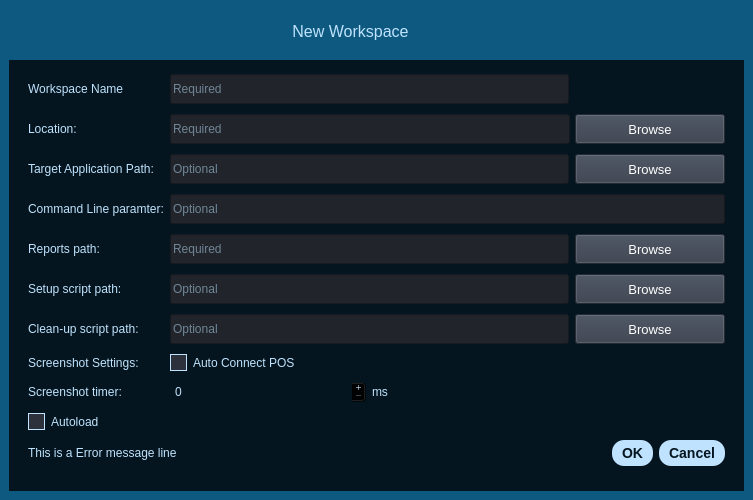
<?xml version="1.0" encoding="UTF-8"?>
<ui version="4.0">
 <class>newWorkspaceWindow</class>
 <widget class="QDialog" name="newWorkspaceWindow">
  <property name="windowModality">
   <enum>Qt::WindowModality::WindowModal</enum>
  </property>
  <property name="geometry">
   <rect>
    <x>0</x>
    <y>0</y>
    <width>753</width>
    <height>500</height>
   </rect>
  </property>
  <property name="minimumSize">
   <size>
    <width>753</width>
    <height>500</height>
   </size>
  </property>
  <property name="windowTitle">
   <string>Dialog</string>
  </property>
  <layout class="QGridLayout" name="gridLayout_3">
   <property name="leftMargin">
    <number>0</number>
   </property>
   <property name="topMargin">
    <number>0</number>
   </property>
   <property name="rightMargin">
    <number>0</number>
   </property>
   <property name="bottomMargin">
    <number>0</number>
   </property>
   <property name="spacing">
    <number>0</number>
   </property>
   <item row="0" column="0">
    <widget class="QFrame" name="contentTopBg">
     <property name="minimumSize">
      <size>
       <width>0</width>
       <height>50</height>
      </size>
     </property>
     <property name="styleSheet">
      <string notr="true">#contentTopBg {
    background-color: #0d597f; /* blue-charcoal 800 */
}

QWidget {
    color: #bfe3fe; /* blue-charcoal 200 - light text on dark */
}

/* Top Buttons */
#tabButtons .QPushButton {
    background-color: rgba(255, 255, 255, 0);
    border: none;
    border-radius: 5px;
    color: #05151f; /* blue-charcoal 950 - darker text for PushButton */
}
#tabButtons .QPushButton:hover {
    background-color: #0b6999; /* blue-charcoal 700 */
    border-style: solid;
    border-radius: 4px;
}
#tabButtons .QPushButton:pressed {
    background-color: rgb(23, 26, 30);
    border-style: solid;
    border-radius: 4px;
}

QCheckBox::indicator {
    border: 1px solid  #bfe3fe;
	width: 15px;
	height: 15px;
    background: rgb(44, 49, 60);
}
QCheckBox::indicator:hover {
    border: 1px solid #0b6999;
}
QCheckBox::indicator:checked {
    background: 10px solid #0b6999;
	border: 1px solid #0b6999;	
	background-image: url(:/Icons/cil-check-alt.png);
}</string>
     </property>
     <property name="frameShape">
      <enum>QFrame::Shape::NoFrame</enum>
     </property>
     <property name="frameShadow">
      <enum>QFrame::Shadow::Raised</enum>
     </property>
     <layout class="QGridLayout" name="gridLayout_2">
      <item row="0" column="1">
       <widget class="QFrame" name="tabButtons">
        <property name="minimumSize">
         <size>
          <width>0</width>
          <height>28</height>
         </size>
        </property>
        <property name="maximumSize">
         <size>
          <width>16777215</width>
          <height>45</height>
         </size>
        </property>
        <property name="frameShape">
         <enum>QFrame::Shape::NoFrame</enum>
        </property>
        <property name="frameShadow">
         <enum>QFrame::Shadow::Raised</enum>
        </property>
        <layout class="QHBoxLayout" name="horizontalLayout">
         <item>
          <widget class="QPushButton" name="closeBtn">
           <property name="minimumSize">
            <size>
             <width>28</width>
             <height>28</height>
            </size>
           </property>
           <property name="maximumSize">
            <size>
             <width>28</width>
             <height>28</height>
            </size>
           </property>
           <property name="cursor">
            <cursorShape>PointingHandCursor</cursorShape>
           </property>
           <property name="toolTip">
            <string>Close</string>
           </property>
           <property name="text">
            <string/>
           </property>
           <property name="icon">
            <iconset resource="../icons/icon.qrc">
             <normaloff>:/Icons/icon_close.png</normaloff>:/Icons/icon_close.png</iconset>
           </property>
           <property name="iconSize">
            <size>
             <width>20</width>
             <height>20</height>
            </size>
           </property>
          </widget>
         </item>
        </layout>
       </widget>
      </item>
      <item row="0" column="0">
       <widget class="QFrame" name="winTtile">
        <property name="sizePolicy">
         <sizepolicy hsizetype="Expanding" vsizetype="Preferred">
          <horstretch>0</horstretch>
          <verstretch>0</verstretch>
         </sizepolicy>
        </property>
        <property name="maximumSize">
         <size>
          <width>16777215</width>
          <height>45</height>
         </size>
        </property>
        <property name="frameShape">
         <enum>QFrame::Shape::NoFrame</enum>
        </property>
        <property name="frameShadow">
         <enum>QFrame::Shadow::Raised</enum>
        </property>
        <layout class="QHBoxLayout" name="horizontalLayout_5">
         <property name="spacing">
          <number>0</number>
         </property>
         <property name="leftMargin">
          <number>0</number>
         </property>
         <property name="topMargin">
          <number>0</number>
         </property>
         <property name="rightMargin">
          <number>0</number>
         </property>
         <property name="bottomMargin">
          <number>0</number>
         </property>
         <item>
          <widget class="QLabel" name="title">
           <property name="sizePolicy">
            <sizepolicy hsizetype="Preferred" vsizetype="Expanding">
             <horstretch>0</horstretch>
             <verstretch>0</verstretch>
            </sizepolicy>
           </property>
           <property name="maximumSize">
            <size>
             <width>16777215</width>
             <height>45</height>
            </size>
           </property>
           <property name="font">
            <font>
             <family>Segoe UI</family>
             <pointsize>12</pointsize>
             <italic>false</italic>
             <bold>false</bold>
            </font>
           </property>
           <property name="layoutDirection">
            <enum>Qt::LayoutDirection::LeftToRight</enum>
           </property>
           <property name="text">
            <string>New Workspace</string>
           </property>
           <property name="alignment">
            <set>Qt::AlignmentFlag::AlignCenter</set>
           </property>
          </widget>
         </item>
        </layout>
       </widget>
      </item>
      <item row="1" column="0" colspan="2">
       <widget class="QWidget" name="widget_3" native="true">
        <property name="styleSheet">
         <string notr="true">#widget_3{
background-color: #05151f; /* blue-charcoal 950 */
}
</string>
        </property>
        <layout class="QVBoxLayout" name="verticalLayout">
         <property name="topMargin">
          <number>0</number>
         </property>
         <item>
          <widget class="QFrame" name="bgApp">
           <property name="styleSheet">
            <string notr="true">background-color: transparent;</string>
           </property>
           <property name="frameShape">
            <enum>QFrame::Shape::StyledPanel</enum>
           </property>
           <property name="frameShadow">
            <enum>QFrame::Shadow::Raised</enum>
           </property>
           <layout class="QGridLayout" name="gridLayout">
            <item row="0" column="0">
             <widget class="QLabel" name="lbl_testCaseId">
              <property name="lineWidth">
               <number>1</number>
              </property>
              <property name="text">
               <string>Workspace Name</string>
              </property>
              <property name="alignment">
               <set>Qt::AlignmentFlag::AlignLeading|Qt::AlignmentFlag::AlignLeft|Qt::AlignmentFlag::AlignVCenter</set>
              </property>
             </widget>
            </item>
            <item row="0" column="1" colspan="2">
             <widget class="QLineEdit" name="txt_projectName">
              <property name="minimumSize">
               <size>
                <width>300</width>
                <height>30</height>
               </size>
              </property>
              <property name="styleSheet">
               <string notr="true">background-color: rgb(33, 37, 43);</string>
              </property>
              <property name="text">
               <string/>
              </property>
              <property name="placeholderText">
               <string>Required</string>
              </property>
             </widget>
            </item>
            <item row="1" column="0">
             <widget class="QLabel" name="lbl_projectlocation">
              <property name="lineWidth">
               <number>1</number>
              </property>
              <property name="text">
               <string>Location:</string>
              </property>
              <property name="alignment">
               <set>Qt::AlignmentFlag::AlignLeading|Qt::AlignmentFlag::AlignLeft|Qt::AlignmentFlag::AlignVCenter</set>
              </property>
             </widget>
            </item>
            <item row="1" column="1" colspan="2">
             <widget class="QLineEdit" name="txt_projectLocationPath">
              <property name="minimumSize">
               <size>
                <width>400</width>
                <height>30</height>
               </size>
              </property>
              <property name="styleSheet">
               <string notr="true">background-color: rgb(33, 37, 43);</string>
              </property>
              <property name="text">
               <string/>
              </property>
              <property name="placeholderText">
               <string>Required</string>
              </property>
             </widget>
            </item>
            <item row="1" column="3">
             <widget class="QPushButton" name="btn_findPath1">
              <property name="minimumSize">
               <size>
                <width>150</width>
                <height>30</height>
               </size>
              </property>
              <property name="font">
               <font>
                <family>Segoe UI</family>
                <pointsize>10</pointsize>
                <italic>false</italic>
                <bold>false</bold>
               </font>
              </property>
              <property name="cursor">
               <cursorShape>PointingHandCursor</cursorShape>
              </property>
              <property name="styleSheet">
               <string notr="true">background-color: rgb(52, 59, 72);
color: white;</string>
              </property>
              <property name="text">
               <string>Browse</string>
              </property>
              <property name="icon">
               <iconset resource="../icons/icon.qrc">
                <normaloff>:/Icons/cil-folder-open.png</normaloff>:/Icons/cil-folder-open.png</iconset>
              </property>
             </widget>
            </item>
            <item row="2" column="0">
             <widget class="QLabel" name="lbl_tarAppPath">
              <property name="lineWidth">
               <number>1</number>
              </property>
              <property name="text">
               <string>Target Application Path:</string>
              </property>
              <property name="alignment">
               <set>Qt::AlignmentFlag::AlignLeading|Qt::AlignmentFlag::AlignLeft|Qt::AlignmentFlag::AlignVCenter</set>
              </property>
             </widget>
            </item>
            <item row="2" column="3">
             <widget class="QPushButton" name="btn_findPath2">
              <property name="minimumSize">
               <size>
                <width>150</width>
                <height>30</height>
               </size>
              </property>
              <property name="font">
               <font>
                <family>Segoe UI</family>
                <pointsize>10</pointsize>
                <italic>false</italic>
                <bold>false</bold>
               </font>
              </property>
              <property name="cursor">
               <cursorShape>PointingHandCursor</cursorShape>
              </property>
              <property name="styleSheet">
               <string notr="true">background-color: rgb(52, 59, 72);
color: white;</string>
              </property>
              <property name="text">
               <string>Browse</string>
              </property>
              <property name="icon">
               <iconset resource="../icons/icon.qrc">
                <normaloff>:/Icons/cil-folder-open.png</normaloff>:/Icons/cil-folder-open.png</iconset>
              </property>
             </widget>
            </item>
            <item row="3" column="0">
             <widget class="QLabel" name="lbl_cmdLineParam">
              <property name="lineWidth">
               <number>1</number>
              </property>
              <property name="text">
               <string>Command Line paramter:</string>
              </property>
              <property name="alignment">
               <set>Qt::AlignmentFlag::AlignLeading|Qt::AlignmentFlag::AlignLeft|Qt::AlignmentFlag::AlignVCenter</set>
              </property>
             </widget>
            </item>
            <item row="4" column="0">
             <widget class="QLabel" name="lbl_reportsPath">
              <property name="lineWidth">
               <number>1</number>
              </property>
              <property name="text">
               <string>Reports path:</string>
              </property>
              <property name="alignment">
               <set>Qt::AlignmentFlag::AlignLeading|Qt::AlignmentFlag::AlignLeft|Qt::AlignmentFlag::AlignVCenter</set>
              </property>
             </widget>
            </item>
            <item row="4" column="3">
             <widget class="QPushButton" name="btn_findPath3">
              <property name="minimumSize">
               <size>
                <width>150</width>
                <height>30</height>
               </size>
              </property>
              <property name="font">
               <font>
                <family>Segoe UI</family>
                <pointsize>10</pointsize>
                <italic>false</italic>
                <bold>false</bold>
               </font>
              </property>
              <property name="cursor">
               <cursorShape>PointingHandCursor</cursorShape>
              </property>
              <property name="styleSheet">
               <string notr="true">background-color: rgb(52, 59, 72);
color: white;</string>
              </property>
              <property name="text">
               <string>Browse</string>
              </property>
              <property name="icon">
               <iconset resource="../icons/icon.qrc">
                <normaloff>:/Icons/cil-folder-open.png</normaloff>:/Icons/cil-folder-open.png</iconset>
              </property>
             </widget>
            </item>
            <item row="5" column="0">
             <widget class="QLabel" name="lbl_setupscriptPath">
              <property name="lineWidth">
               <number>1</number>
              </property>
              <property name="text">
               <string>Setup script path:</string>
              </property>
              <property name="alignment">
               <set>Qt::AlignmentFlag::AlignLeading|Qt::AlignmentFlag::AlignLeft|Qt::AlignmentFlag::AlignVCenter</set>
              </property>
             </widget>
            </item>
            <item row="5" column="3">
             <widget class="QPushButton" name="btn_findPath4">
              <property name="minimumSize">
               <size>
                <width>150</width>
                <height>30</height>
               </size>
              </property>
              <property name="font">
               <font>
                <family>Segoe UI</family>
                <pointsize>10</pointsize>
                <italic>false</italic>
                <bold>false</bold>
               </font>
              </property>
              <property name="cursor">
               <cursorShape>PointingHandCursor</cursorShape>
              </property>
              <property name="styleSheet">
               <string notr="true">background-color: rgb(52, 59, 72);
color: white;</string>
              </property>
              <property name="text">
               <string>Browse</string>
              </property>
              <property name="icon">
               <iconset resource="../icons/icon.qrc">
                <normaloff>:/Icons/cil-folder-open.png</normaloff>:/Icons/cil-folder-open.png</iconset>
              </property>
             </widget>
            </item>
            <item row="6" column="0">
             <widget class="QLabel" name="lbl_cleanupscriptPath">
              <property name="lineWidth">
               <number>1</number>
              </property>
              <property name="text">
               <string>Clean-up script path:</string>
              </property>
              <property name="alignment">
               <set>Qt::AlignmentFlag::AlignLeading|Qt::AlignmentFlag::AlignLeft|Qt::AlignmentFlag::AlignVCenter</set>
              </property>
             </widget>
            </item>
            <item row="6" column="3">
             <widget class="QPushButton" name="btn_findPath5">
              <property name="minimumSize">
               <size>
                <width>150</width>
                <height>30</height>
               </size>
              </property>
              <property name="font">
               <font>
                <family>Segoe UI</family>
                <pointsize>10</pointsize>
                <italic>false</italic>
                <bold>false</bold>
               </font>
              </property>
              <property name="cursor">
               <cursorShape>PointingHandCursor</cursorShape>
              </property>
              <property name="styleSheet">
               <string notr="true">background-color: rgb(52, 59, 72);
color: white;</string>
              </property>
              <property name="text">
               <string>Browse</string>
              </property>
              <property name="icon">
               <iconset resource="../icons/icon.qrc">
                <normaloff>:/Icons/cil-folder-open.png</normaloff>:/Icons/cil-folder-open.png</iconset>
              </property>
             </widget>
            </item>
            <item row="7" column="0">
             <widget class="QLabel" name="lbl_screenshotSettings">
              <property name="text">
               <string>Screenshot Settings:</string>
              </property>
             </widget>
            </item>
            <item row="7" column="1">
             <widget class="QCheckBox" name="cb_autoconnect">
              <property name="autoFillBackground">
               <bool>false</bool>
              </property>
              <property name="styleSheet">
               <string notr="true"/>
              </property>
              <property name="text">
               <string>Auto Connect POS</string>
              </property>
             </widget>
            </item>
            <item row="8" column="0">
             <widget class="QLabel" name="lbl_screenshotTimer">
              <property name="text">
               <string>Screenshot timer:</string>
              </property>
             </widget>
            </item>
            <item row="8" column="1">
             <widget class="QSpinBox" name="txt_screenshotTimer">
              <property name="toolTip">
               <string/>
              </property>
              <property name="styleSheet">
               <string notr="true"/>
              </property>
              <property name="buttonSymbols">
               <enum>QAbstractSpinBox::ButtonSymbols::PlusMinus</enum>
              </property>
              <property name="maximum">
               <number>1000</number>
              </property>
              <property name="singleStep">
               <number>100</number>
              </property>
             </widget>
            </item>
            <item row="8" column="2">
             <widget class="QLabel" name="lbl_ms">
              <property name="text">
               <string>ms</string>
              </property>
             </widget>
            </item>
            <item row="9" column="0">
             <widget class="QCheckBox" name="cb_autoload">
              <property name="autoFillBackground">
               <bool>false</bool>
              </property>
              <property name="styleSheet">
               <string notr="true"/>
              </property>
              <property name="text">
               <string>Autoload</string>
              </property>
             </widget>
            </item>
            <item row="10" column="3">
             <widget class="QDialogButtonBox" name="dialogButtons">
              <property name="styleSheet">
               <string notr="true">QPushButton {
    background-color: rgb(191, 227, 254); /* Default background color */
    color: #05151f; /* Default text color */
    border: none;
    border-radius: 12px; /* Rounded corners */
    padding: 5px 10px; /* More padding for a modern look */
    font-size: 14px;
    font-weight: bold;
}

QPushButton:hover {
    background-color: #0b6999; /* Hover background color */
    color: rgb(191, 227, 254);
    border-radius: 12px;
}

QPushButton:pressed {
    background-color: #094f73; /* Darker blue for pressed state */
}

QPushButton:disabled {
    background-color: #c6d9eb; /* Lighter greyed-out background */
    color: #7aa9d6; /* Dimmed text color */
    border: none;
    opacity: 0.6;
}</string>
              </property>
              <property name="standardButtons">
               <set>QDialogButtonBox::StandardButton::Cancel|QDialogButtonBox::StandardButton::Ok</set>
              </property>
             </widget>
            </item>
            <item row="2" column="1" colspan="2">
             <widget class="QLineEdit" name="txt_targetAppPath">
              <property name="minimumSize">
               <size>
                <width>0</width>
                <height>30</height>
               </size>
              </property>
              <property name="styleSheet">
               <string notr="true">background-color: rgb(33, 37, 43);</string>
              </property>
              <property name="text">
               <string/>
              </property>
              <property name="placeholderText">
               <string>Optional</string>
              </property>
             </widget>
            </item>
            <item row="3" column="1" colspan="3">
             <widget class="QLineEdit" name="txt_cmdLineParams">
              <property name="minimumSize">
               <size>
                <width>0</width>
                <height>30</height>
               </size>
              </property>
              <property name="styleSheet">
               <string notr="true">background-color: rgb(33, 37, 43);</string>
              </property>
              <property name="text">
               <string/>
              </property>
              <property name="placeholderText">
               <string>Optional</string>
              </property>
             </widget>
            </item>
            <item row="4" column="1" colspan="2">
             <widget class="QLineEdit" name="txt_reportsPath">
              <property name="minimumSize">
               <size>
                <width>0</width>
                <height>30</height>
               </size>
              </property>
              <property name="styleSheet">
               <string notr="true">background-color: rgb(33, 37, 43);</string>
              </property>
              <property name="text">
               <string/>
              </property>
              <property name="placeholderText">
               <string>Required</string>
              </property>
             </widget>
            </item>
            <item row="5" column="1" colspan="2">
             <widget class="QLineEdit" name="txt_setupScriptPath">
              <property name="minimumSize">
               <size>
                <width>0</width>
                <height>30</height>
               </size>
              </property>
              <property name="styleSheet">
               <string notr="true">background-color: rgb(33, 37, 43);</string>
              </property>
              <property name="text">
               <string/>
              </property>
              <property name="placeholderText">
               <string>Optional</string>
              </property>
             </widget>
            </item>
            <item row="6" column="1" colspan="2">
             <widget class="QLineEdit" name="txt_cleanupScriptPath">
              <property name="minimumSize">
               <size>
                <width>0</width>
                <height>30</height>
               </size>
              </property>
              <property name="styleSheet">
               <string notr="true">background-color: rgb(33, 37, 43);</string>
              </property>
              <property name="text">
               <string/>
              </property>
              <property name="placeholderText">
               <string>Optional</string>
              </property>
             </widget>
            </item>
            <item row="10" column="0" colspan="3">
             <widget class="QLabel" name="errorMessage">
              <property name="text">
               <string>This is a Error message line</string>
              </property>
             </widget>
            </item>
           </layout>
          </widget>
         </item>
        </layout>
       </widget>
      </item>
     </layout>
    </widget>
   </item>
  </layout>
 </widget>
 <resources>
  <include location="../icons/icon.qrc"/>
 </resources>
 <connections/>
</ui>
